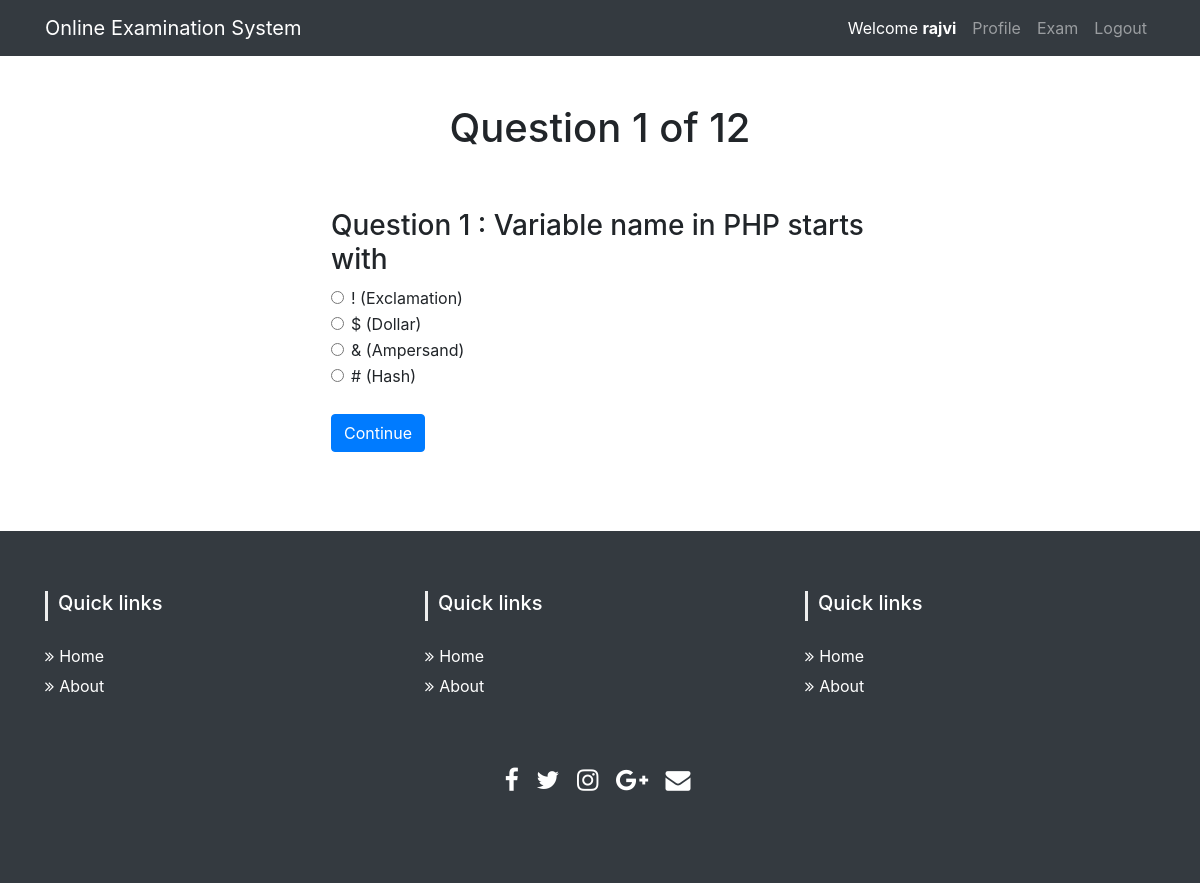
The page /test.php?q=1 (signed in) on the database its author committed.
### tables this page shows
CREATE TABLE `tbl_ques` (
  `id` int(11) NOT NULL,
  `quesNo` int(11) NOT NULL,
  `ques` text NOT NULL
);

CREATE TABLE `tbl_ans` (
  `id` int(11) NOT NULL,
  `quesNo` int(11) NOT NULL,
  `rightAns` int(11) NOT NULL DEFAULT 0,
  `ans` text NOT NULL
);

### classes/Exam.php (called while the page is built, shortened)
<?php
$filepath = realpath(dirname(__FILE__));
include_once ($filepath.'/../lib/Database.php');
class Exam{
	private $db;
	public function __construct(){
		$this->db = new Database();
	}
 public function getTotalRows(){
   $query     = "SELECT * FROM tbl_ques";
   $getResult = $this->db->select($query);
   $total     = $getResult->num_rows;
   return $total;
 }
 public function getQuestionNumber($quesNo){
   $query      = "SELECT * FROM tbl_ques WHERE quesNo = '$quesNo'";
   $result     = $this->db->select($query);
   $resultData = $result->fetch_assoc();
   return $resultData;
 }
 public function getAnswer($quesnumber){
   $query = "SELECT * FROM tbl_ans WHERE quesNo = '$quesnumber'";
   $result = $this->db->select($query);
   return $result;
 }
}
?>

### lib/Database.php (called while the page is built, shortened)
<?php
Class Database{
	public $host   = DB_HOST;
	public $user   = DB_USER;
	public $pass   = DB_PASS;
	public $dbname = DB_NAME;
	public $link;
	private function connectDB(){
	$this->link = new mysqli($this->host, $this->user, $this->pass, $this->dbname);
 }
	public function select($query){
		$result = $this->link->query($query) or die($this->link->error.__LINE__);
		if($result->num_rows > 0){
			return $result;
		} else {
			return false;
		}
	}
}

### test.php (the view, shortened to what this page needs)
<?php include 'inc/header.php'; ?>
<?php
 if (isset($_GET['q'])) {
 	$quesnumber = (int) $_GET['q'];
 }else{
 	header("Location:exam.php");
 }
 $total    = $exam->getTotalRows();
 $question = $exam->getQuestionNumber($quesnumber);
?>
    <div class="container">
        <div class="row">
            <div class="col-lg-12 text-center">
                <h1 class="mt-5">Question <?php echo $question['quesNo']." of ". $total; ?></h1>
                <br/>
                <br/>
            </div>
            <div class="col-lg-3">
            </div>
            <div class="col-lg-6">
                <form method="post" action="">
                    <table>
                        <tr>
                            <td colspan="2">
                                <h3>Question <?php echo $question['quesNo']." : ".$question['ques']; ?></h3>
                            </td>
                        </tr>
                        <?php
                        $answer = $exam->getAnswer($quesnumber);
                        if ($answer) {
                            while ($result = $answer->fetch_assoc()) {
                                ?>
                                <tr>
                                    <td>
                                        <div class="form-check">
                                            <label class="form-check-label">
                                                <input type="radio" name="ans" class="form-check-input" value="<?php echo $result['id']; ?>" /><?php echo $result['ans']; ?>
                                            </label>
                                        </div>
                                    </td>
                                </tr>
                            <?php } } ?>
                        <tr>
                            <td>
                                <br/>
                                <input type="submit" name="submit" class="btn btn-primary" value="Continue" />
                            </td>
                        </tr>
                    </table>
                </form>
                <br/>
                <br/>
            </div>
            <div class="col-lg-3">
            </div>
        </div>
    </div>
<?php include 'inc/footer.php'; ?>

### rows shown on the page
tbl_ques: quesNo "1", ques "Variable name in PHP starts with"
tbl_ans: ans "! (Exclamation)"
tbl_ans: ans "$ (Dollar)"
tbl_ans: ans "& (Ampersand)"
tbl_ans: ans "# (Hash)"

### other values the page prints
Session::get("name") "rajvi"
$total "12"
